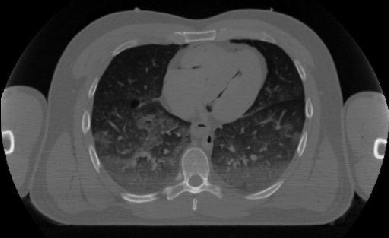
%> input picture ImageRotation/ct_scan.pnm, 389 x 238 px
$ octave ImageRotationWithNoise.m   (GNU Octave 9; MATLAB toolbox functions it lacks are replaced by stand-ins)
%> lines starting %> are read from the running program, lines starting %| are printed output that depends on the picture
% Flush out the MATLAB.
close all;
clc;
clear all;


% Read the desired image file.
ImageData = imread('ct_scan.pnm');
%> ImageData is the input picture: size 238x389x3 uint8; min 0, max 244, mean 64.6


% Add noise to oriiginal image.
ImageData = imnoise(ImageData,'Salt & Pepper', 0.04);
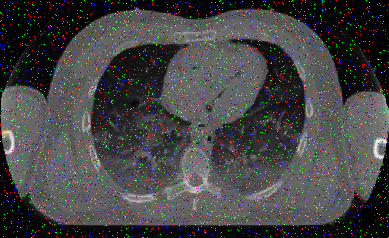
%> ImageData: size 238x389x3 uint8; mean R, G, B 67.1, 67.1, 67


% Display the original image.
figure,imshow(ImageData);
title(' Original Image with noise: ');


% Take the input of the angle from user.
Angle = input('Enter the Angle = ');
%> the answer given: 30


% Convert the degree to radian.
AngleR = Angle*pi/180;


% Create the conversion matrix.
CMatrix = [+cos(AngleR) +sin(AngleR); -sin(AngleR) +cos(AngleR)];


% Calculate the size of the image.
[X,Y,Z] = size(ImageData);
%> X = 238; Y = 389; Z = 3

Temp = round( [1 1; 1 Y; X 1; X Y]*CMatrix );
%> Temp = [0 1; -194 337; 206 120; 12 456]

Temp = bsxfun(@minus, Temp, min(Temp)) + 1;
%> Temp = [195 1; 1 337; 401 120; 207 456]

OutputImage = zeros([max(Temp) Z],class(ImageData));


% Implementation of rotaton function.
for a = 1:size(OutputImage,1)

    for b = 1:size(OutputImage,2)
        Rotation = ([a b]-Temp(1,:))*CMatrix.';

        if all(Rotation >= 1) && all(Rotation <= [X Y])
            CL = ceil(Rotation);

            FL = floor(Rotation);

            A = [...
                ((CL(2)-Rotation(2))*(CL(1)-Rotation(1))),...
                ((Rotation(2)-FL(2))*(Rotation(1)-FL(1)));

                ((CL(2)-Rotation(2))*(Rotation(1)-FL(1))),...
                ((Rotation(2)-FL(2))*(CL(1)-Rotation(1)))];

            Color = bsxfun(@times, A, double(ImageData(FL(1):CL(1),FL(2):CL(2),:)));

            OutputImage(a,b,:) = sum(sum(Color),2);
        end

    end

end
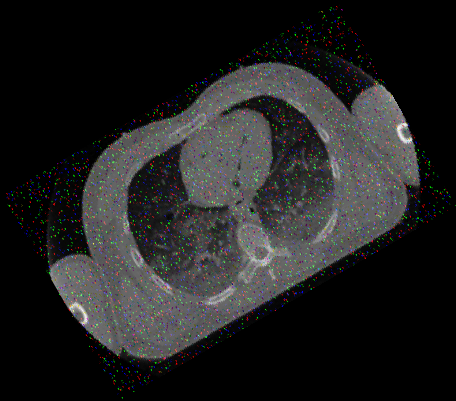
%> OutputImage: size 401x456x3 uint8; mean R, G, B 33.9, 33.9, 33.9
%> after the loop, A = [0.268 0.226; 0.309 0.197]; CL = [238 2]; FL = [237 1]


% Display the output image.
figure, imshow(OutputImage);
title(' Final Image: ');
